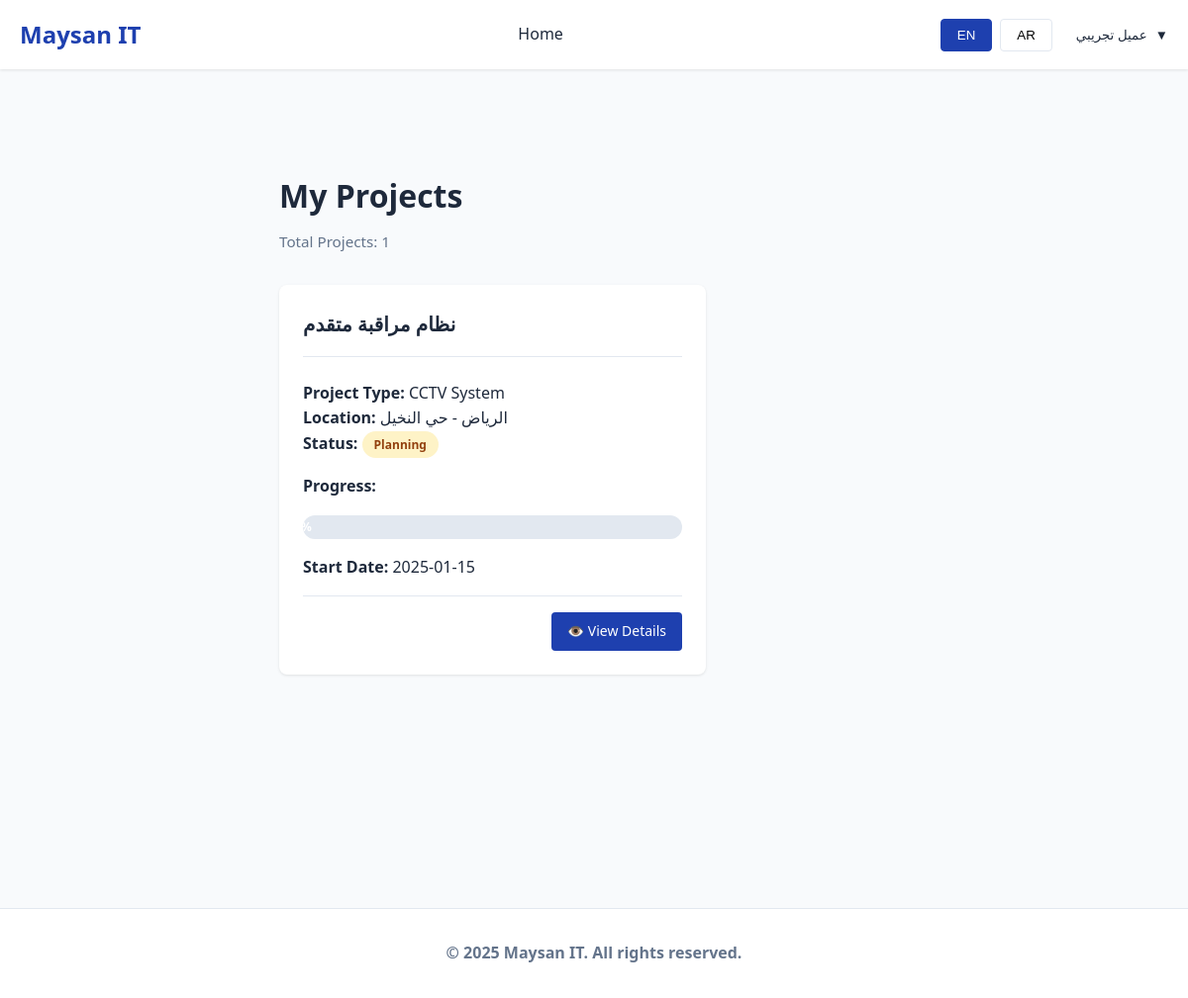
Page /pages/client/projects.php (signed in) on the committed database.
### tables this page shows
CREATE TABLE IF NOT EXISTS `users` (
    `id` INT PRIMARY KEY AUTO_INCREMENT,
    `username` VARCHAR(100) UNIQUE NOT NULL,
    `email` VARCHAR(100) UNIQUE NOT NULL,
    `password` VARCHAR(255) NOT NULL,
    `full_name` VARCHAR(150) NOT NULL,
    `phone` VARCHAR(20),
    `role` ENUM('admin', 'client', 'technician', 'sales') NOT NULL,
    `status` ENUM('active', 'inactive') DEFAULT 'active',
    `created_at` TIMESTAMP DEFAULT CURRENT_TIMESTAMP,
    `updated_at` TIMESTAMP DEFAULT CURRENT_TIMESTAMP ON UPDATE CURRENT_TIMESTAMP,
    INDEX `idx_role` (`role`),
    INDEX `idx_status` (`status`),
    INDEX `idx_username` (`username`)
);

CREATE TABLE IF NOT EXISTS `projects` (
    `id` INT PRIMARY KEY AUTO_INCREMENT,
    `client_id` INT NOT NULL,
    `project_name` VARCHAR(200) NOT NULL,
    `description` TEXT,
    `project_type` VARCHAR(100),
    `location` VARCHAR(200),
    `start_date` DATE,
    `end_date` DATE,
    `budget` DECIMAL(12, 2),
    `progress_percentage` INT DEFAULT 0,
    `status` ENUM('planning', 'in_progress', 'on_hold', 'completed', 'cancelled') DEFAULT 'planning',
    `assigned_technician_id` INT,
    `assigned_sales_id` INT,
    `created_at` TIMESTAMP DEFAULT CURRENT_TIMESTAMP,
    `updated_at` TIMESTAMP DEFAULT CURRENT_TIMESTAMP ON UPDATE CURRENT_TIMESTAMP,
    FOREIGN KEY (`client_id`) REFERENCES `clients`(`id`) ON DELETE CASCADE,
    FOREIGN KEY (`assigned_technician_id`) REFERENCES `users`(`id`) ON DELETE SET NULL,
    FOREIGN KEY (`assigned_sales_id`) REFERENCES `users`(`id`) ON DELETE SET NULL,
    INDEX `idx_client_id` (`client_id`),
    INDEX `idx_status` (`status`),
    INDEX `idx_progress` (`progress_percentage`),
    INDEX `idx_technician_id` (`assigned_technician_id`),
    INDEX `idx_sales_id` (`assigned_sales_id`)
);

### includes/language.php (called while the page is built, shortened)
<?php
function t($key) {
    global $translations;
    $lang = $_SESSION['language'] ?? 'en';
    return $translations[$lang][$key] ?? $key;
}
function getCurrentLanguage() {
    return $_SESSION['language'] ?? 'en';
}
function getLanguageDirection() {
    return getCurrentLanguage() === 'ar' ? 'rtl' : 'ltr';
}
function getLanguageClass() {
    return getCurrentLanguage() === 'ar' ? 'ar' : 'en';
}
?>

### includes/auth.php (called while the page is built, shortened)
<?php
require_once __DIR__ . '/../config/database.php';
function isLoggedIn() {
    return isset($_SESSION['user_id']) && !empty($_SESSION['user_id']);
}
function getCurrentUser() {
    global $conn;
    $stmt = $conn->prepare("SELECT * FROM users WHERE id = ?");
    $stmt->bind_param("i", $_SESSION['user_id']);
    $stmt->execute();
    $result = $stmt->get_result();
    return $result->fetch_assoc() ?: null;
}
?>

### includes/functions.php (called while the page is built, shortened)
<?php
function formatDate($date, $format = 'Y-m-d') {
    $timestamp = strtotime($date);
    return date($format, $timestamp);
}
?>

### pages/client/projects.php (the view, shortened to what this page needs)
<?php
require_once __DIR__ . '/../../config/database.php';
require_once __DIR__ . '/../../includes/auth.php';
require_once __DIR__ . '/../../includes/language.php';
require_once __DIR__ . '/../../includes/functions.php';
$current_user = getCurrentUser();
$sql = "SELECT * FROM clients WHERE user_id = ?";
$stmt = $conn->prepare($sql);
$stmt->bind_param("i", $current_user['id']);
$stmt->execute();
$client = $stmt->get_result()->fetch_assoc();
$sql = "SELECT p.*, c.company_name FROM projects p
        LEFT JOIN clients c ON p.client_id = c.id
        WHERE p.client_id = ? ORDER BY p.created_at DESC";
$stmt = $conn->prepare($sql);
$stmt->bind_param("i", $client['id']);
$stmt->execute();
$projects = $stmt->get_result()->fetch_all(MYSQLI_ASSOC);
include __DIR__ . '/../../includes/header.php';
?>
<div class="page-header">
    <h1 class="page-title"><?php echo t('my_projects'); ?></h1>
    <p class="page-subtitle"><?php echo t('total_projects'); ?>: <?php echo count($projects); ?></p>
</div>
<div style="display: grid; grid-template-columns: repeat(auto-fill, minmax(300px, 1fr)); gap: 1.5rem;">
    <?php if (count($projects) > 0): ?>
        <?php foreach ($projects as $project): ?>
        <div class="card">
            <div class="card-header">
                <h3 class="card-title"><?php echo htmlspecialchars($project['project_name']); ?></h3>
            </div>
            <div class="card-body">
                <p><strong><?php echo t('project_type'); ?>:</strong> <?php echo htmlspecialchars($project['project_type'] ?? 'N/A'); ?></p>
                <p><strong><?php echo t('location'); ?>:</strong> <?php echo htmlspecialchars($project['location'] ?? 'N/A'); ?></p>
                <p><strong><?php echo t('status'); ?>:</strong>
                    <span class="badge badge-<?php echo $project['status'] === 'completed' ? 'success' : ($project['status'] === 'in_progress' ? 'info' : 'warning'); ?>">
                        <?php echo ucfirst(str_replace('_', ' ', $project['status'])); ?>
                    </span>
                </p>
                <div style="margin-top: 1rem;">
                    <p style="margin-bottom: 0.5rem;"><strong><?php echo t('progress'); ?>:</strong></p>
                    <div class="progress">
                        <div class="progress-bar" style="width: <?php echo $project['progress_percentage']; ?>%">
                            <?php echo $project['progress_percentage']; ?>%
                        </div>
                    </div>
                </div>
                <?php if (!empty($project['start_date'])): ?>
                <p style="margin-top: 1rem;"><strong><?php echo t('start_date'); ?>:</strong> <?php echo formatDate($project['start_date']); ?></p>
                <?php endif; ?>
            </div>
            <div class="card-footer">
                <a href="/maysan/pages/client/project-detail.php?id=<?php echo $project['id']; ?>" class="btn btn-primary btn-sm">
                    👁️ <?php echo t('view_details'); ?>
                </a>
            </div>
        </div>
        <?php endforeach; ?>
    <?php endif; ?>
</div>
<?php include __DIR__ . '/../../includes/footer.php'; ?>

### includes/header.php (shortened to what this page needs)
<?php
require_once __DIR__ . '/auth.php';
require_once __DIR__ . '/language.php';
$current_user = getCurrentUser();
?>
<!DOCTYPE html>
<html lang="<?php echo getCurrentLanguage(); ?>" dir="<?php echo getLanguageDirection(); ?>" class="<?php echo getLanguageClass(); ?>">
<head>
    <link rel="stylesheet" href="../../assets/css/style.css">
</head>
<body>
    <nav class="navbar">
        <div class="container">
            <div class="navbar-content">
                <a href="/maysan" class="navbar-brand">
                    <span><?php echo t('company_name'); ?></span>
                </a>
                <ul class="navbar-menu">
                    <li><a href="/maysan"><?php echo t('home'); ?></a></li>
                </ul>
                <div class="navbar-right">
                    <div class="language-switcher">
                        <button class="<?php echo getCurrentLanguage() === 'en' ? 'active' : ''; ?>" onclick="switchLanguage('en')">EN</button>
                        <button class="<?php echo getCurrentLanguage() === 'ar' ? 'active' : ''; ?>" onclick="switchLanguage('ar')">AR</button>
                    </div>
                    <div class="user-menu">
                        <button class="user-menu-toggle" onclick="toggleUserMenu()">
                            <span><?php echo htmlspecialchars($current_user['full_name'] ?? 'User'); ?></span>
                            <span>▼</span>
                        </button>
                    </div>
                </div>
            </div>
        </div>
    </nav>
    <main class="main-content">

### assets/css/style.css (style rules this page uses)
:root { --primary-color: #1e40af; --secondary-color: #0f766e; --accent-color: #f97316; --success-color: #16a34a; --warning-color: #ea580c; --danger-color: #dc2626; --info-color: #0284c7; --light-bg: #f8fafc; --dark-text: #1e293b; --light-text: #64748b; --border-color: #e2e8f0; --shadow: 0 1px 3px rgba(0, 0, 0, 0.1); --shadow-lg: 0 10px 15px -3px rgba(0, 0, 0, 0.1); }
* { margin: 0; padding: 0; box-sizing: border-box; }
html { scroll-behavior: smooth; }
body { font-family: 'Segoe UI', Tahoma, Geneva, Verdana, sans-serif; background-color: var(--light-bg); color: var(--dark-text); line-height: 1.6; }
html.en body { text-align: left; }
.container { max-width: 1200px; margin: 0 auto; padding: 0 20px; }
.navbar { background: white; box-shadow: var(--shadow); position: sticky; top: 0; z-index: 1000; }
.navbar-content { display: flex; justify-content: space-between; align-items: center; padding: 1rem 0; }
.navbar-brand { display: flex; align-items: center; gap: 10px; font-size: 1.5rem; font-weight: bold; color: var(--primary-color); text-decoration: none; }
.navbar-menu { display: flex; gap: 2rem; align-items: center; list-style: none; }
.navbar-menu a { color: var(--dark-text); text-decoration: none; font-weight: 500; transition: color 0.3s ease; }
.navbar-right { display: flex; gap: 1.5rem; align-items: center; }
.language-switcher { display: flex; gap: 0.5rem; }
.language-switcher button { padding: 0.5rem 1rem; border: 1px solid var(--border-color); background: white; cursor: pointer; border-radius: 4px; transition: all 0.3s ease; }
.language-switcher button.active { background: var(--primary-color); color: white; border-color: var(--primary-color); }
.user-menu { position: relative; }
.user-menu-toggle { background: none; border: none; cursor: pointer; display: flex; align-items: center; gap: 0.5rem; color: var(--dark-text); font-weight: 500; }
.main-content { margin-left: 250px; margin-top: 70px; padding: 2rem; min-height: calc(100vh - 70px); }
.page-header { margin-bottom: 2rem; }
.page-title { font-size: 2rem; font-weight: bold; color: var(--dark-text); margin-bottom: 0.5rem; }
.page-subtitle { color: var(--light-text); font-size: 0.95rem; }
.card { background: white; border-radius: 8px; box-shadow: var(--shadow); padding: 1.5rem; margin-bottom: 1.5rem; transition: box-shadow 0.3s ease; }
.card-header { display: flex; justify-content: space-between; align-items: center; margin-bottom: 1.5rem; padding-bottom: 1rem; border-bottom: 1px solid var(--border-color); }
.card-title { font-size: 1.25rem; font-weight: bold; color: var(--dark-text); }
.card-body { margin-bottom: 1rem; }
.card-footer { padding-top: 1rem; border-top: 1px solid var(--border-color); display: flex; gap: 1rem; justify-content: flex-end; }
.btn { padding: 0.75rem 1.5rem; border: none; border-radius: 4px; font-size: 1rem; font-weight: 500; cursor: pointer; transition: all 0.3s ease; display: inline-flex; align-items: center; gap: 0.5rem; text-decoration: none; }
.btn-primary { background-color: var(--primary-color); color: white; }
.btn-sm { padding: 0.5rem 1rem; font-size: 0.875rem; }
.progress { width: 100%; height: 24px; background-color: var(--border-color); border-radius: 12px; overflow: hidden; margin: 1rem 0; }
.progress-bar { height: 100%; background: linear-gradient(90deg, var(--primary-color), var(--secondary-color)); display: flex; align-items: center; justify-content: center; color: white; font-size: 0.75rem; font-weight: bold; transition: width 0.3s ease; }
.badge { display: inline-block; padding: 0.25rem 0.75rem; border-radius: 20px; font-size: 0.75rem; font-weight: 600; }
.badge-warning { background-color: #fef3c7; color: #92400e; }

### rows in the picture
users: full_name "عميل تجريبي"
projects: project_name "نظام مراقبة متقدم", project_type "CCTV System", location "الرياض - حي النخيل", status "Planning", start_date "2025-01-15"

### other values in the picture
t('company_name') "Maysan IT"
t('home') "Home"
t('my_projects') "My Projects"
t('total_projects') "Total Projects"
count($projects) "1"
